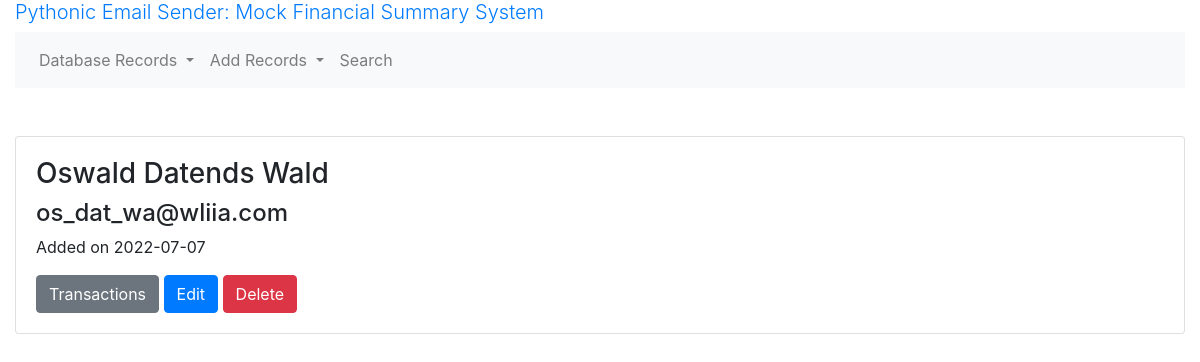
Screenshot of /users with the database file from the repository.
### models.py (models this page shows, shortened)
class User(db.Model):
    __tablename__ = 'user'
    id = db.Column(db.Integer, primary_key=True)
    created_at = db.Column(db.Date, nullable = False, default=datetime.utcnow())
    name = db.Column(db.String(255), nullable = False)
    lastname = db.Column(db.String(255), nullable = False)
    email = db.Column(db.String(255), nullable = False)
    transactions = db.relationship('Transaction', back_populates='user', cascade="all,delete")# one2many

### routes.py (the view)
@app.route('/users')
def users():
    users = models.User.query.all()
    return render_template('users.html', users=users)

### templates/users.html
{% extends "base.html" %}
{% block main %}
  {% for user in users %}
    <div class="card">
      <div class="card-body">
        <h3>{{ user.name }} {{ user.lastname }}</h3>
        <h4> {{ user.email }}</h4>
        <p>Added on {{ user.created_at }}</p>
        <a href="" class="btn btn-secondary">Transactions</a>
        <a href="{{ url_for('edit_user', user_id=user.id) }}" class="btn btn-primary">Edit</a>
        <a href="{{ url_for('delete_user', user_id=user.id) }}" class="btn btn-danger">Delete</a>
      </div>
    </div>
  {% endfor %}
{% endblock %}

### rows the page displays
User: name "Oswald", lastname "Datends Wald", email "os_dat_wa@wliia.com", created_at "2022-07-07"
